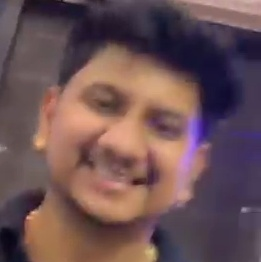
#> input picture unknown_1_120502.jpg, 261 x 262 px, given in place of the camera
$ python smart_register.py   (older library calls are emulated)
#> lines starting #> are read from the running program, lines starting #| are printed output that depends on the picture
import cv2
import numpy as np
import os
from datetime import datetime

class SmartRegistration:
    def __init__(self):
        self.fc = cv2.CascadeClassifier(cv2.data.haarcascades + "haarcascade_frontalface_default.xml")
        self.angles = ["straight","left","right","up","close"]
        self.texts = ["Look STRAIGHT","Turn LEFT","Turn RIGHT","Tilt UP","Move CLOSER"]

    def ok(self, frame):
        gray = cv2.cvtColor(frame, cv2.COLOR_BGR2GRAY)
        light = 60 < np.mean(gray) < 200
        blur = cv2.Laplacian(gray, cv2.CV_64F).var() > 100
        faces = self.fc.detectMultiScale(gray, 1.1, 5, minSize=(100,100))
        face_ok = len(faces) == 1
        return light and blur and face_ok, faces[0] if face_ok else None

    def register(self, name):
        folder = os.path.join("dataset", name)
        os.makedirs(folder, exist_ok=True)
        cap = cv2.VideoCapture(0)
        for i, (angle, text) in enumerate(zip(self.angles, self.texts)):
            print(f"{text}...")
            ready = 0
            while True:
                ret, frame = cap.read()
                if not ret: break
                frame = cv2.flip(frame, 1)
                ok, face = self.ok(frame)
                if ok:
                    ready += 1
                    if ready >= 5:
                        cv2.imwrite(f"{folder}/{angle}.jpg", frame)
                        print(f"  Saved {angle}")
                        break
                else:
                    ready = 0
                cv2.imshow("Register", frame)
                if cv2.waitKey(1) & 0xFF == ord("q"): break
        cap.release()
        cv2.destroyAllWindows()
        print(f"Done! Photos saved to {folder}/")

if __name__ == "__main__":
    name = input("Enter student name: ")
#> the answer given: unknown_1_120502.jpg
    sr = SmartRegistration()
    sr.register(name)
#> the loop in register, `for i, (angle, text) in enumerate(zip(self.angles, self.texts)):` made 5 passes
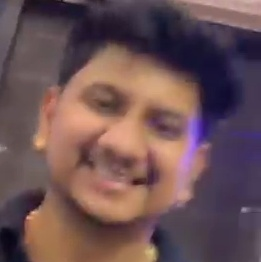
#> input picture unknown_1_120502.jpg, 261 x 262 px, given in place of the camera
#> pass 1, in ok, `gray = cv2.cvtColor(frame, cv2.COLOR_BGR2GRAY)`:
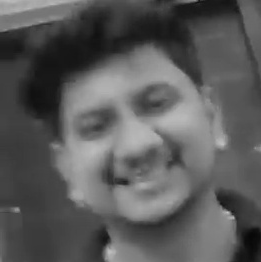
#> gray: shape (262, 261); min 7, max 196, mean 90.4
#> pass 1, in register, `cv2.imshow("Register", frame)`:
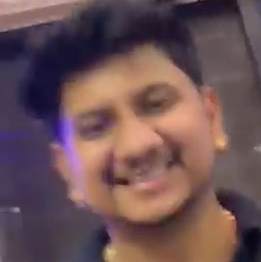
#> window 'Register': shape (262, 261, 3); mean B, G, R 84.6, 82, 108.9

$ run again, on unknown_2_120504.jpg
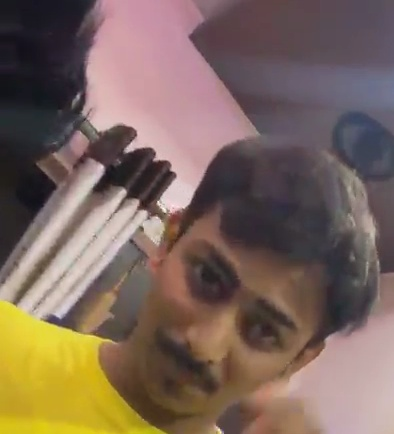
#> input picture unknown_2_120504.jpg, 394 x 434 px, given in place of the camera
#> the loop in register, `for i, (angle, text) in enumerate(zip(self.angles, self.texts)):` made 5 passes
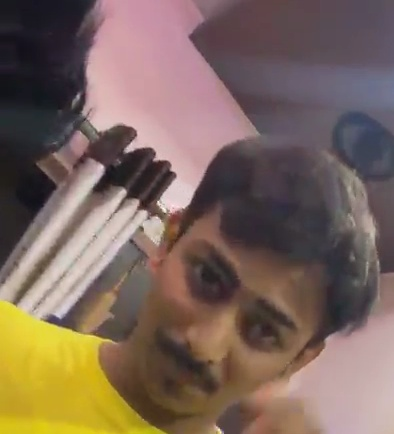
#> input picture unknown_2_120504.jpg, 394 x 434 px, given in place of the camera
#> pass 1, in ok, `gray = cv2.cvtColor(frame, cv2.COLOR_BGR2GRAY)`:
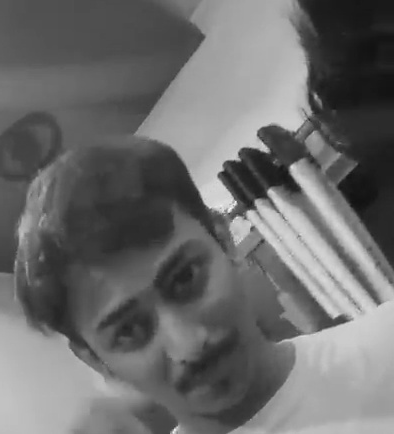
#> gray: shape (434, 394); min 18, max 252, mean 108
#> pass 1, in register, `cv2.imshow("Register", frame)`:
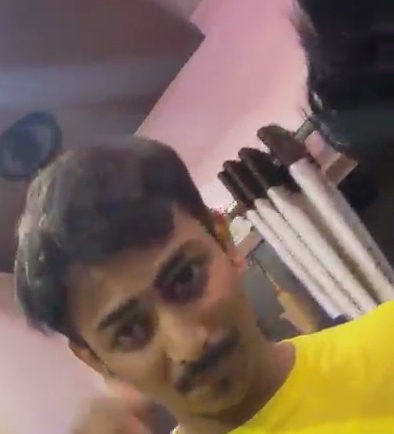
#> window 'Register': shape (434, 394, 3); mean B, G, R 91.6, 103.2, 123.8

$ run again, on unknown_3_120505.jpg
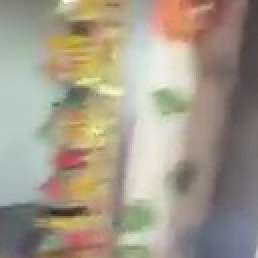
#> input picture unknown_3_120505.jpg, 129 x 129 px, given in place of the camera (shown 2 times larger)
#> the loop in register, `for i, (angle, text) in enumerate(zip(self.angles, self.texts)):` made 5 passes
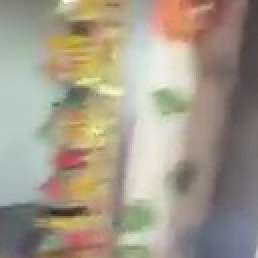
#> input picture unknown_3_120505.jpg, 129 x 129 px, given in place of the camera (shown 2 times larger)
#> pass 1, in ok, `gray = cv2.cvtColor(frame, cv2.COLOR_BGR2GRAY)`:
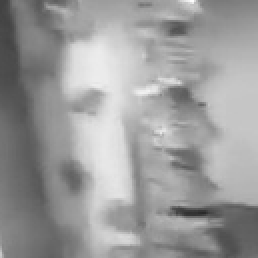
#> gray: shape (129, 129) (shown 2 times larger); min 41, max 253, mean 155.3
#> pass 1, in register, `cv2.imshow("Register", frame)`:
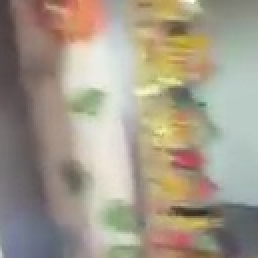
#> window 'Register': shape (129, 129, 3) (shown 2 times larger); mean B, G, R 138.4, 154.4, 163.5

$ run again, on unknown_4_120508.jpg
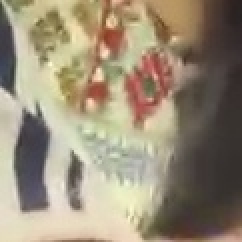
#> input picture unknown_4_120508.jpg, 121 x 121 px, given in place of the camera (shown 2 times larger)
#> the loop in register, `for i, (angle, text) in enumerate(zip(self.angles, self.texts)):` made 5 passes
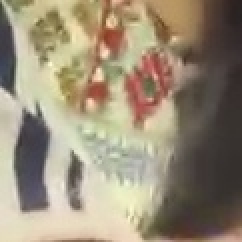
#> input picture unknown_4_120508.jpg, 121 x 121 px, given in place of the camera (shown 2 times larger)
#> pass 1, in ok, `gray = cv2.cvtColor(frame, cv2.COLOR_BGR2GRAY)`:
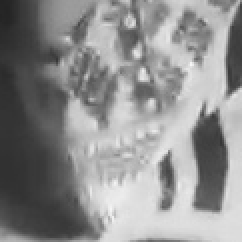
#> gray: shape (121, 121) (shown 2 times larger); min 36, max 247, mean 142
#> pass 1, in register, `cv2.imshow("Register", frame)`:
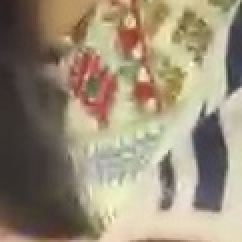
#> window 'Register': shape (121, 121, 3) (shown 2 times larger); mean B, G, R 119.5, 140.8, 153.2
